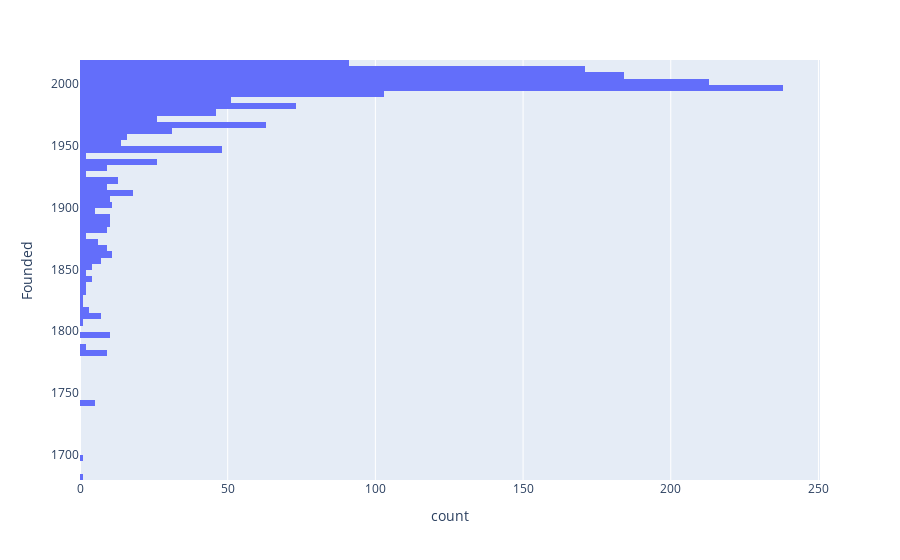

Notebook cell for this chart:
### Code cell
px.histogram(df,y='Founded')

### Figure 1 — Plotly figure (JSON) as saved in the notebook; plotly's stock layout.template omitted (floating-point values rounded to 4 significant figures; data arrays with more than 128 entries replaced by an {"elided": "..."} marker saying what was removed)
{"data": [{"bingroup": "y", "hovertemplate": "count=%{x}<br>Founded=%{y}<extra></extra>", "legendgroup": "", "marker": {"color": "#636efa", "pattern": {"shape": ""}}, "name": "", "orientation": "h", "showlegend": false, "type": "histogram", "xaxis": "x", "y": {"elided": "2252 float values"}, "yaxis": "y"}], "layout": {"barmode": "relative", "legend": {"tracegroupgap": 0}, "margin": {"t": 60}, "xaxis": {"anchor": "y", "domain": [0, 1], "title": {"text": "count"}}, "yaxis": {"anchor": "x", "domain": [0, 1], "title": {"text": "Founded"}}}}
